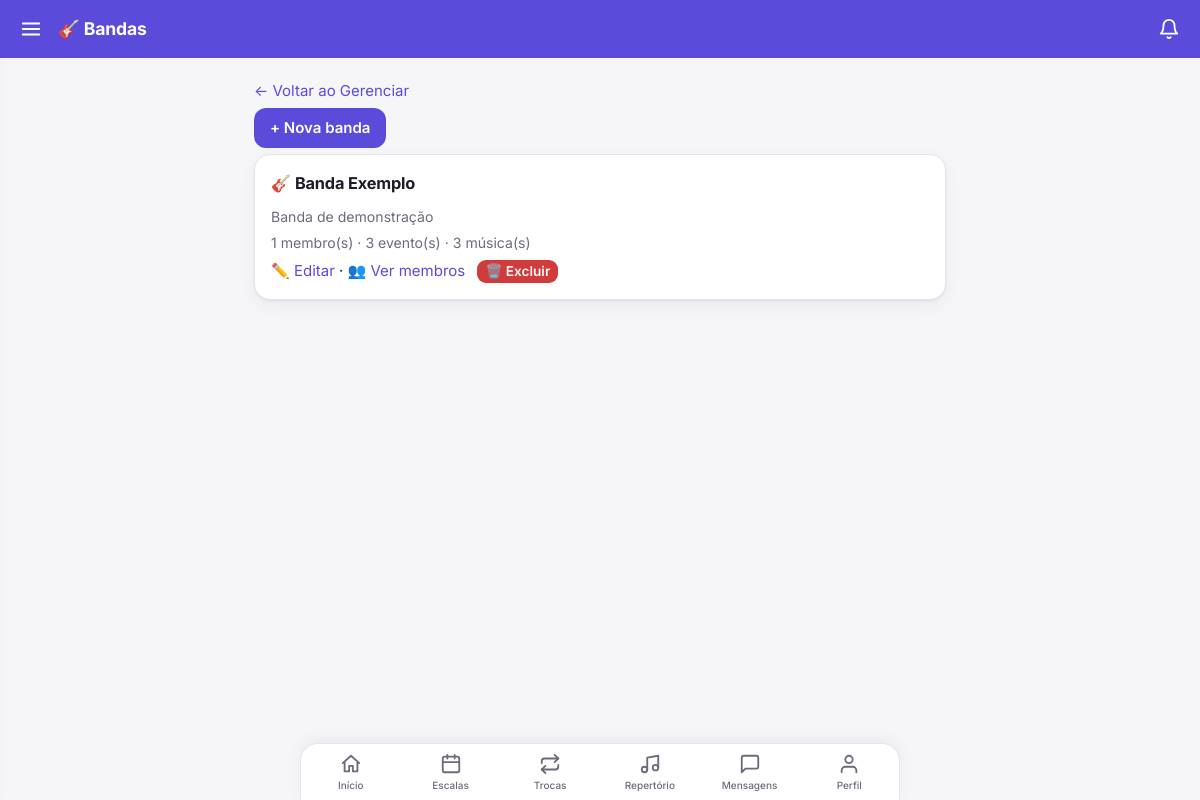
Before: /bandas/ (signed in) with the older database file.
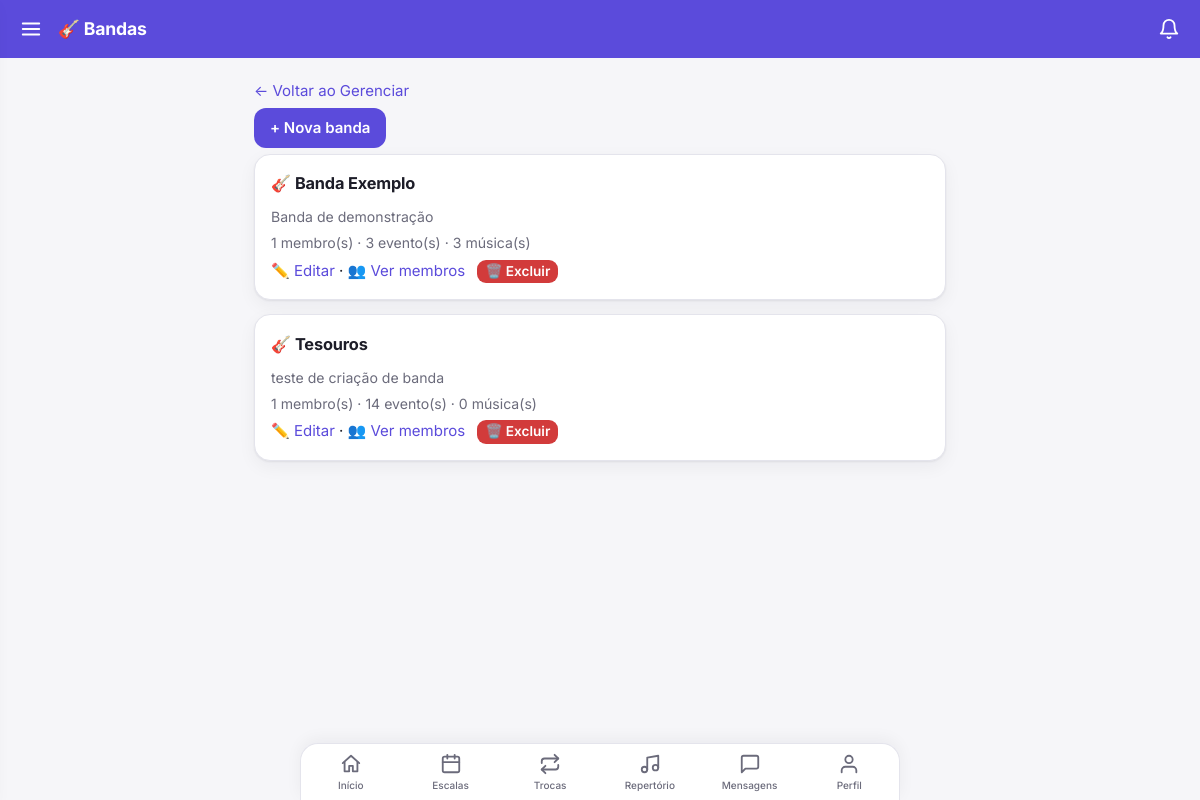
After: the same page with the newer database file.
### core/models.py (models this page shows, shortened)
class Banda(models.Model):
    nome = models.CharField(max_length=100)
    descricao = models.TextField(blank=True)

### core/views.py (the view)
# urls.py: path("bandas/", v.bandas_lista, name="bandas"),
@login_required
def bandas_lista(request):
    if not _eh_lider(request.user):
        return redirect("home")
    bandas = (Banda.objects.filter(membros__user=request.user, membros__papel="lider")
              .annotate(n_membros=Count("membros", distinct=True), n_eventos=Count("eventos", distinct=True),
                        n_musicas=Count("musicas", distinct=True)).order_by("nome"))
    return render(request, "bandas.html", dict(bandas=bandas))

### core/templatetags/menu.py (called while the page is built)
@register.simple_tag(takes_context=True)
def usuario_eh_lider(context):
    u = context["request"].user
    return u.is_authenticated and Membro.objects.filter(user=u, papel="lider").exists()

### core/views.py (called while the page is built)
def _eh_lider(user):
    return Membro.objects.filter(user=user, papel="lider").exists()

### core/templates/bandas.html (shortened to what this page needs)
{% extends "base.html" %}{% block content %}
<p><a href="{% url 'gerenciar' %}">← Voltar ao Gerenciar</a></p>
<p><a href="{% url 'banda_nova' %}"><button>+ Nova banda</button></a></p>
{% for b in bandas %}<div class="card"><h2>🎸 {{ b.nome }}</h2>
{% if b.descricao %}<p class="mut">{{ b.descricao }}</p>{% endif %}
<p class="mut">{{ b.n_membros }} membro(s) · {{ b.n_eventos }} evento(s) · {{ b.n_musicas }} música(s)</p>
<a href="{% url 'banda_editar' b.pk %}">✏️ Editar</a> · <a href="{% url 'membros' %}">👥 Ver membros</a>
<form class="inl" method="post" action="{% url 'banda_excluir' b.pk %}"
onsubmit="return confirm('Excluir a banda {{ b.nome|escapejs }}? Isso apaga TODOS os eventos, escalas, músicas, avisos e membros dela. Não dá para desfazer.')">{% csrf_token %}<button class="no">🗑️ Excluir</button></form></div>
{% empty %}<p class="mut">Você ainda não lidera nenhuma banda.</p>{% endfor %}
{% endblock %}

Changed rows visible on the page:
added Banda: nome "Tesouros", descricao "teste de criação de banda", n_membros "1", n_eventos "14", n_musicas "0"
